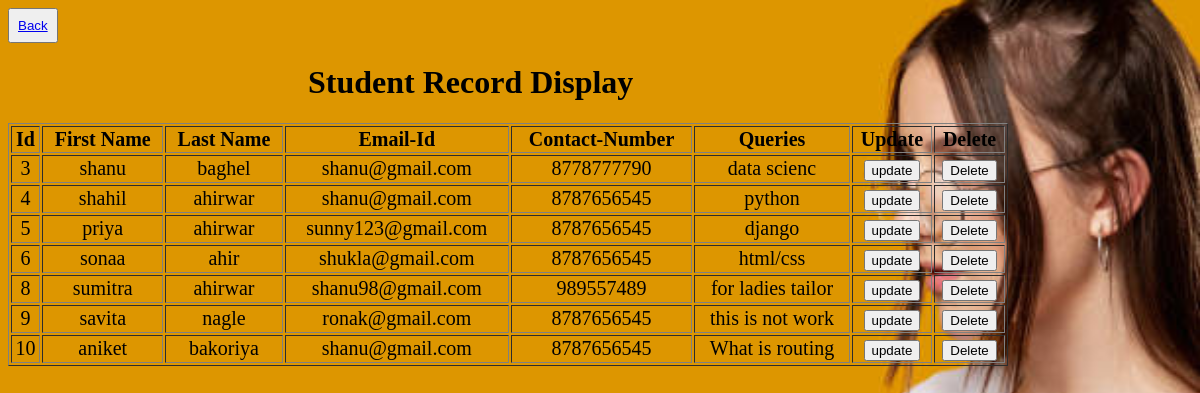
Screenshot of /displayrecord/ with the database file from the repository.
### app/models.py (models this page shows, shortened)
class EnquiryDB(models.Model):
    Fname=models.CharField(max_length=50)
    Lname=models.CharField(max_length=20)
    Email=models.EmailField(max_length=30)
    Contact=models.IntegerField()
    Quiry=models.CharField(max_length=500)

### app/views.py (the view)
# urls.py: path('displayrecord/',views.displayrecord,name="displayrecord"),
def displayrecord(req):
    all_data = EnquiryDB.objects.all()
    return render(req, "app/displayrecord.html", {'key1': all_data})

### app/templates/app/displayrecord.html (shortened to what this page needs)
{% load static %}
<!DOCTYPE html>
<html>
<head>
	<link rel="stylesheet" type="text/css" href="{% static 'css/display.css' %}">
</head>
<body>
  <div>
    <button id="homeback"> <a href={% url 'homepage' %}>Back</a></button>
	<h1 >Student Record Display</h1>
    <table border=1px solid black width="800px" >
<tr>
     <th>Id</th>
    <th>First Name</th>
    <th>Last Name</th>
    <th>Email-Id</th>
    <th>Contact-Number</th>
    <th>Queries</th>
    <th>Update</th>
    <th>Delete</th>
</tr>
{% if key1 %}
<tbody>
    {% for i in key1 %}
      <tr>
        <td>{{i.id}}</td>
        <td>{{i.Fname}}</td>
        <td>{{i.Lname}}</td>
        <td>{{i.Email}}</td>
        <td>{{i.Contact}}</td>
        <td>{{i.Quiry}}</td>
        <td>
            <form action="{% url 'updatepage' pk=i.id %}" method="post">
                <input type="submit" value="update">
              </form>
        </td>
        <td>
            <form action="{% url 'deletepage' pk=i.id %}" method="post" name="Deleteform">
                <input type="submit" value="Delete">
              </form>
        </td>
        </tr>
     {% endfor %}
</tbody>
{% endif %}
    </table>
</div>
</body>
</html>

### app/static/css/display.css (style rules this page uses)
body { background-image: url(../image/image2.jpg); background-repeat: no-repeat; background-size: cover; }
h1 { margin-left: 300px; }
table { font-size: 20px; text-align: center; width: 1000px; }
#homeback { font-size: 30x; padding: 8px; cursor: pointer; }

### rows the page displays
EnquiryDB: id "3", Fname "shanu", Lname "baghel", Email "shanu@gmail.com", Contact "8778777790", Quiry "data scienc"
EnquiryDB: id "4", Fname "shahil", Lname "ahirwar", Email "shanu@gmail.com", Contact "8787656545", Quiry "python"
EnquiryDB: id "5", Fname "priya", Lname "ahirwar", Email "sunny123@gmail.com", Contact "8787656545", Quiry "django"
EnquiryDB: id "6", Fname "sonaa", Lname "ahir", Email "shukla@gmail.com", Contact "8787656545", Quiry "html/css"
EnquiryDB: id "8", Fname "sumitra", Lname "ahirwar", Email "shanu98@gmail.com", Contact "989557489", Quiry "for ladies tailor"
EnquiryDB: id "9", Fname "savita", Lname "nagle", Email "ronak@gmail.com", Contact "8787656545", Quiry "this is not work"
EnquiryDB: id "10", Fname "aniket", Lname "bakoriya", Email "shanu@gmail.com", Contact "8787656545", Quiry "What is routing"
